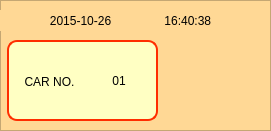
  <widget class="QFrame" name="frame_2">
   <property name="geometry">
    <rect>
     <x>1010</x>
     <y>0</y>
     <width>271</width>
     <height>131</height>
    </rect>
   </property>
   <property name="styleSheet">
    <string notr="true">
background-color: rgb(255, 216, 149);</string>
   </property>
   <property name="frameShape">
    <enum>QFrame::StyledPanel</enum>
   </property>
   <property name="frameShadow">
    <enum>QFrame::Raised</enum>
   </property>
   <widget class="QLabel" name="dateTimeLabel">
    <property name="geometry">
     <rect>
      <x>0</x>
      <y>10</y>
      <width>261</width>
      <height>21</height>
     </rect>
    </property>
    <property name="styleSheet">
     <string notr="true"/>
    </property>
    <property name="text">
     <string>2015-10-26                16:40:38</string>
    </property>
    <property name="alignment">
     <set>Qt::AlignCenter</set>
    </property>
   </widget>
   <widget class="QFrame" name="frame">
    <property name="geometry">
     <rect>
      <x>7</x>
      <y>40</y>
      <width>151</width>
      <height>81</height>
     </rect>
    </property>
    <property name="styleSheet">
     <string notr="true">background-color: rgb(255, 255, 195);
border: 2px solid  ;
border-radius:10px;
font:  bold 14pt &quot;Ubuntu&quot;;
border-color: rgb(255, 45, 0);</string>
    </property>
    <property name="frameShape">
     <enum>QFrame::StyledPanel</enum>
    </property>
    <property name="frameShadow">
     <enum>QFrame::Raised</enum>
    </property>
    <widget class="QLabel" name="carIDLabel">
     <property name="geometry">
      <rect>
       <x>80</x>
       <y>10</y>
       <width>64</width>
       <height>61</height>
      </rect>
     </property>
     <property name="styleSheet">
      <string notr="true">font: 75 38pt &quot;SimSun-ExtB&quot;;
border: 0px   ;</string>
     </property>
     <property name="text">
      <string>01</string>
     </property>
     <property name="alignment">
      <set>Qt::AlignCenter</set>
     </property>
    </widget>
    <widget class="QLabel" name="_carIDLabel">
     <property name="geometry">
      <rect>
       <x>2</x>
       <y>6</y>
       <width>81</width>
       <height>71</height>
      </rect>
     </property>
     <property name="styleSheet">
      <string notr="true">font:  18pt &quot;SimSun-ExtB&quot;;
border: 0px   ;</string>
     </property>
     <property name="text">
      <string>CAR NO.</string>
     </property>
     <property name="alignment">
      <set>Qt::AlignCenter</set>
     </property>
     <property name="wordWrap">
      <bool>true</bool>
     </property>
    </widget>
   </widget>
   <widget class="QWidget" name="logWidget" native="true">
    <property name="geometry">
     <rect>
      <x>167</x>
      <y>40</y>
      <width>91</width>
      <height>81</height>
     </rect>
    </property>
    <property name="sizePolicy">
     <sizepolicy hsizetype="Fixed" vsizetype="Fixed">
      <horstretch>0</horstretch>
      <verstretch>0</verstretch>
     </sizepolicy>
    </property>
    <property name="minimumSize">
     <size>
      <width>0</width>
      <height>0</height>
     </size>
    </property>
    <property name="styleSheet">
     <string notr="true">image: url(:/images/logo.png);</string>
    </property>
   </widget>
  </widget>
